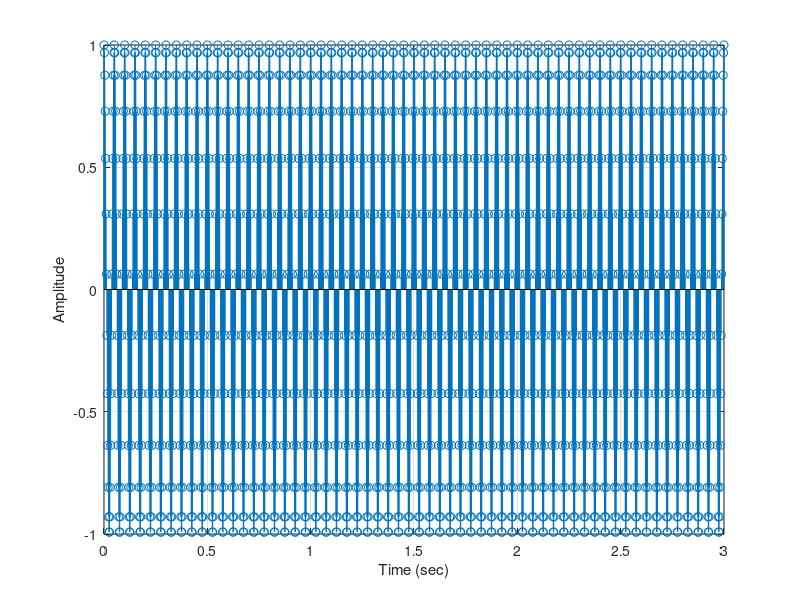

This chart was generated by the following MATLAB code:
sampleRate = 500;
samplePeriod = 1/sampleRate;
signalFreq = 20;
nT = 0:samplePeriod:3;
signal = cos(2*pi*signalFreq*nT);

figure
stem(nT, signal)
grid on
xlabel('Time (sec)')
ylabel('Amplitude')